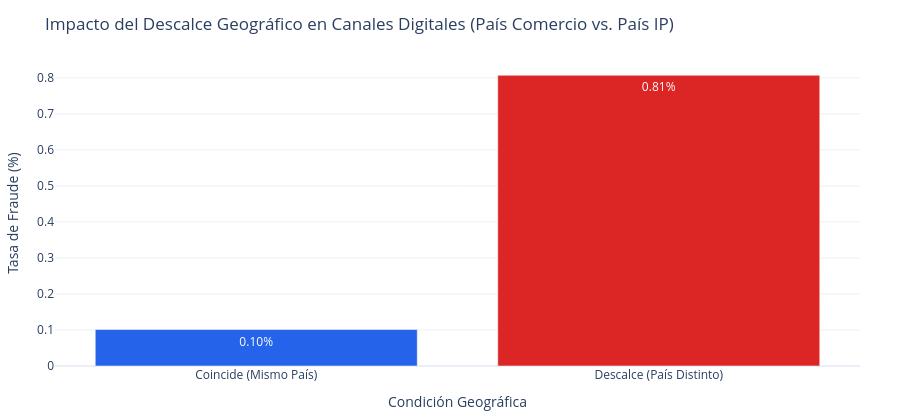

The code cell stored with this chart in its notebook:
### Markdown cell above
---
## 6. Dimensión 5: Descalce Geográfico y Análisis de Redes de Fraude (`NetworkX`)
En transacciones digitales (`ECOMMERCE` y `APP`), contrastamos el país donde está radicado el comercio (`merchant_country`) con el país de geolocalización de la dirección IP (`ip_country`), y modelamos un **grafo bipartito Tarjeta $\leftrightarrow$ Dispositivo/IP** para descubrir anillos de colusión.

### Code cell
def plot_geographic_mismatch_risk(df_geo: pd.DataFrame) -> go.Figure:
    """Compara la tasa de fraude según coincidencia o discrepancia de país."""
    fig = go.Figure()
    fig.add_trace(
        go.Bar(
            x=df_geo["mismatch_label"],
            y=df_geo["fraud_rate_pct"],
            text=df_geo["fraud_rate_pct"].apply(lambda v: f"{v:.2f}%"),
            textposition="auto",
            marker_color=[COLOR_LEGIT, COLOR_FRAUD],
            customdata=df_geo[["total_tx", "fraud_count"]],
            hovertemplate=(
                "<b>%{x}</b><br>"
                "Tasa Fraude: %{y:.2f}%<br>"
                "Transacciones: %{customdata[0]:,}<br>"
                "Fraudes: %{customdata[1]:,}<extra></extra>"
            ),
        )
    )
    fig.update_layout(
        template=PLOTLY_TEMPLATE,
        title="Impacto del Descalce Geográfico en Canales Digitales (País Comercio vs. País IP)",
        xaxis_title="Condición Geográfica",
        yaxis_title="Tasa de Fraude (%)",
        margin={"l": 40, "r": 40, "t": 60, "b": 40},
        height=420,
    )
    return fig


digital_tx = df_train_val.filter(pl.col("channel").is_in(["ECOMMERCE", "APP"]))

geo_analysis = (
    digital_tx.with_columns(
        pl.when(pl.col("merchant_country") == pl.col("ip_country"))
        .then(pl.lit("Coincide (Mismo País)"))
        .otherwise(pl.lit("Descalce (País Distinto)"))
        .alias("mismatch_label")
    )
    .group_by("mismatch_label")
    .agg(
        [
            pl.count("transaction_id").alias("total_tx"),
            pl.col("is_fraud").sum().alias("fraud_count"),
            (pl.col("is_fraud").mean() * 100).alias("fraud_rate_pct"),
        ]
    )
    .sort("fraud_rate_pct")
    .to_pandas()
)

fig_geo = plot_geographic_mismatch_risk(geo_analysis)
fig_geo.show()

# Análisis de multiplicidad de tarjetas por dispositivo
device_card_multiplicity = (
    digital_tx.filter(pl.col("device_id").is_not_null())
    .group_by("device_id")
    .agg(
        [
            pl.n_unique("card_id").alias("cards_per_device"),
            pl.count("transaction_id").alias("tx_per_device"),
            pl.col("is_fraud").max().alias("has_fraud"),
        ]
    )
    .to_pandas()
)

multi_card_devices = device_card_multiplicity[
    device_card_multiplicity["cards_per_device"] > 1
]
print(
    f"Total dispositivos únicos en canales digitales: {len(device_card_multiplicity):,}"
)
print(f"Dispositivos compartidos por múltiples tarjetas: {len(multi_card_devices):,}")
print(
    f"Incidencia de fraude en dispositivos multitarjeta: {multi_card_devices['has_fraud'].mean() * 100:.2f}%"
)

### Figure 1 — Plotly figure (JSON) as saved in the notebook; plotly's stock layout.template omitted (floating-point values rounded to 4 significant figures)
{"data": [{"customdata": [[105652, 107], [171979, 1388]], "hovertemplate": "<b>%{x}</b><br>Tasa Fraude: %{y:.2f}%<br>Transacciones: %{customdata[0]:,}<br>Fraudes: %{customdata[1]:,}<extra></extra>", "marker": {"color": ["#2563EB", "#DC2626"]}, "text": ["0.10%", "0.81%"], "textposition": "auto", "type": "bar", "x": ["Coincide (Mismo País)", "Descalce (País Distinto)"], "y": [0.1013, 0.8071]}], "layout": {"height": 420, "margin": {"b": 40, "l": 40, "r": 40, "t": 60}, "title": {"text": "Impacto del Descalce Geográfico en Canales Digitales (País Comercio vs. País IP)"}, "xaxis": {"title": {"text": "Condición Geográfica"}}, "yaxis": {"title": {"text": "Tasa de Fraude (%)"}}}}
